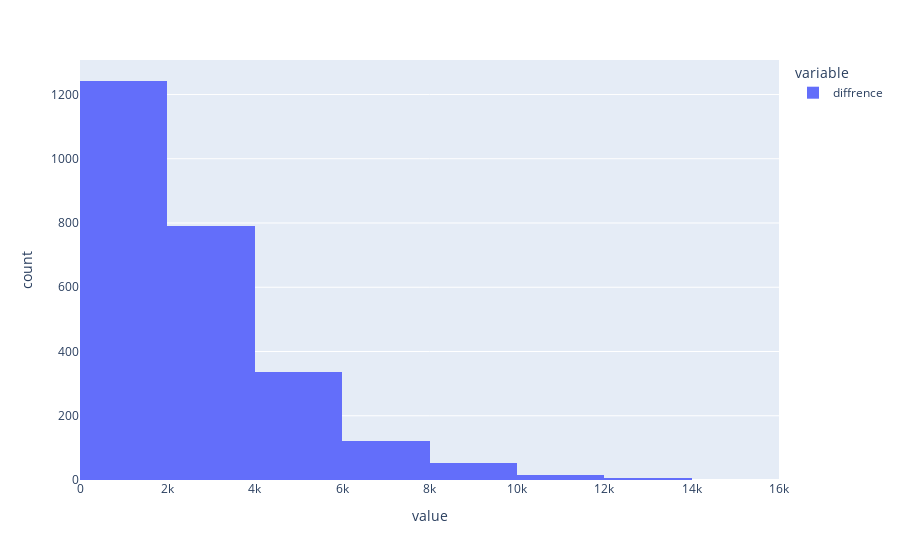

Notebook cell for this chart:
### Code cell
px.histogram(look_up["diffrence"],nbins=10)

### Figure 1 — Plotly figure (JSON) as saved in the notebook; plotly's stock layout.template omitted (floating-point values rounded to 4 significant figures; data arrays with more than 128 entries replaced by an {"elided": "..."} marker saying what was removed)
{"data": [{"alignmentgroup": "True", "bingroup": "x", "hovertemplate": "variable=diffrence<br>value=%{x}<br>count=%{y}<extra></extra>", "legendgroup": "diffrence", "marker": {"color": "#636efa"}, "name": "diffrence", "nbinsx": 10, "offsetgroup": "diffrence", "orientation": "v", "showlegend": true, "type": "histogram", "x": {"elided": "2565 int values"}, "xaxis": "x", "yaxis": "y"}], "layout": {"barmode": "relative", "legend": {"title": {"text": "variable"}, "tracegroupgap": 0}, "margin": {"t": 60}, "xaxis": {"anchor": "y", "domain": [0, 1], "title": {"text": "value"}}, "yaxis": {"anchor": "x", "domain": [0, 1], "title": {"text": "count"}}}}
